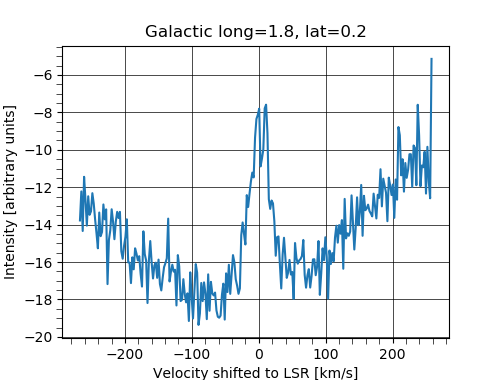
#> input picture FYS/ASTB13/obs3/spectrum_63304.png, 499 x 380 px; its folder holds only this picture in this run
$ python -i lundspectrum_PrintNote.py   (imports and definitions only)
#> lines starting #> are read from the running program, lines starting #| are printed output that depends on the picture
"""Disclaimer to anyone looking at this code. I sincerly apologise for the copy pasting if I haven't fixed it already"""

import os
from os import mkdir
import subprocess
import sys
import imp
import warnings
# [1 line not run here, left out]


packages = ["PySimpleGUI", "numpy", "matplotlib", "astropy","scipy"]

# [8 lines left out: function install, not called in this run]

def check_packages(packages):
    for package in packages:
        install(package)


# [1 line not run here, left out]

import PySimpleGUI as sg
import numpy as np
import matplotlib.pyplot as plt
from matplotlib.backends.backend_tkagg import FigureCanvasTkAgg
from astropy.io import ascii
from scipy import optimize


# [125 lines left out: functions output_gen, poly_mask, salsa_data_reader, draw_figure, drawChart, removecontinuum, not called in this run]

def gaussian(x, height, center, width, offset):
    return height*np.exp(-(x - center)**2/(2*width**2)) + offset

def two_gaussians(x, h1, c1, w1, h2, c2, w2, offset):
    return three_gaussians(x, h1, c1, w1, h2, c2, w2, 0,0,1, offset)

# [17 lines left out: functions three_gaussians, four_gaussians, five_gaussians, not called in this run]


def gauss_plot(data, gauss_params = []):

    _VARS['fig_agg'].get_tk_widget().forget()
    plt.clf()
    _VARS['fig_agg'] = draw_figure(_VARS['window']['figCanvas'].TKCanvas, _VARS['pltFig'])
    plt.plot(data["LSR"], data["Temp"], color='k')

    print("-----Peaks Estimates-----")
    print()
    print()

    if gauss_params[0] is None:
        print("Program has closed")

    elif len(gauss_params)/3 == 1:
        errfunc1 = lambda p, x, y: (gaussian(x, *p) - y) ** 2
        guess1 = [float(gauss_params[0]), float(gauss_params[1]), float(gauss_params[2]), 0]
        optim1, success = optimize.leastsq(errfunc1, guess1[:], args=(data['LSR'], data['Temp']))

        max_vr = optim1[1] + 3 * optim1[2]

        plt.plot(data["LSR"],gaussian(data["LSR"], float(optim1[0]), float(optim1[1]), float(optim1[2]), 0), label="peak 1")
        plt.scatter(max_vr, gaussian(max_vr,optim1[0],optim1[1],optim1[2],0),facecolors='none',edgecolors='r',label="maxV_r"
                                    ,s=60)
        plt.legend()
        plt.xlabel("LSR")
        plt.ylabel("Temperature")
        plt.xticks(np.arange(-300, 300, step=50))

        print("Estimated height for peak 1 = " + str(optim1[0]))
        print("Estimated centre for peak 1 = " + str(optim1[1]))
        print("Estimated std for peak 1 = " + str(optim1[2]))
        print("-------------------------------------------------")
        print("Maximum Probable Velocity = " + str(max_vr))
        txtlst = ['---------------------------------------------------------',
                  "Maximum Probable Velocity = " + str(max_vr),
                  "Estimated std for peak 1 = " + str(optim1[2])]
        with open('out.txt', 'a') as output:
            for i in range(0,len(txtlst)):
                output.write(txtlst[i]+'\n')

    elif len(gauss_params)/3 == 2:
        errfunc2 = lambda p, x, y: (two_gaussians(x, *p) - y) ** 2
        guess2 = [float(gauss_params[0]), float(gauss_params[1]), float(gauss_params[2]),
                  float(gauss_params[3]), float(gauss_params[4]), float(gauss_params[5]), 0]
        optim2, success = optimize.leastsq(errfunc2, guess2[:], args=(data['LSR'], data['Temp']))

        variable_array = np.array([[float(optim2[0]),float(optim2[3])],
                                   [float(optim2[1]),float(optim2[4])],
                                   [float(optim2[2]),float(optim2[5])]])

        max_index = np.where(variable_array[1] == np.max(variable_array[1]))
        max_vr = variable_array[2][max_index] * 3 + variable_array[1][max_index]

        plt.plot(data["LSR"],gaussian(data["LSR"], float(optim2[0]), float(optim2[1]), float(optim2[2]), 0), label="peak 1")
        plt.plot(data["LSR"],gaussian(data["LSR"], float(optim2[3]), float(optim2[4]), float(optim2[5]), 0), label="peak 2")

        plt.scatter(max_vr, gaussian(max_vr, variable_array[0][max_index], variable_array[1][max_index],
                                     variable_array[2][max_index], 0), facecolors='none', edgecolors='r', label="maxV_r"
                                    ,s = 60)

        plt.legend()
        plt.xlabel("LSR")
        plt.ylabel("Temperature")
        plt.xticks(np.arange(-300, 300, step=50))

        print("Estimated height for peak 1 = " + str(optim2[0]))
        print("Estimated centre for peak 1 = " + str(optim2[1]))
        print("Estimated std for peak 1 = " + str(optim2[2]))
        print("-------------------------------------------------")
        print("Estimated height for peak 2 = " + str(optim2[3]))
        print("Estimated centre for peak 2 = " + str(optim2[4]))
        print("Estimated std for peak 2 = " + str(optim2[5]))
        print("-------------------------------------------------")
        print("Maximum Probable Velocity = " + str(max_vr[0]))
        txtlst = ['---------------------------------------------------------',
                  "Maximum Probable Velocity = " + str(max_vr[0]),
                  "Estimated std for peak 1 = " + str(optim2[2]),
                  "Estimated std for peak 2 = " + str(optim2[5])]
        with open('out.txt', 'a') as output:
            for i in range(0,len(txtlst)):
                output.write(txtlst[i]+'\n')

    elif len(gauss_params)/3 == 3:
        errfunc3 = lambda p, x, y: (three_gaussians(x, *p) - y) ** 2
        guess3 = [float(gauss_params[0]), float(gauss_params[1]), float(gauss_params[2]),
                  float(gauss_params[3]), float(gauss_params[4]), float(gauss_params[5]),
                  float(gauss_params[6]), float(gauss_params[7]), float(gauss_params[8]), 0]
        optim3, success = optimize.leastsq(errfunc3, guess3[:], args=(data['LSR'], data['Temp']))

        variable_array = np.array([[float(optim3[0]), float(optim3[3]), float(optim3[6])],
                                   [float(optim3[1]), float(optim3[4]), float(optim3[7])],
                                   [float(optim3[2]), float(optim3[5]), float(optim3[8])]])

        print(variable_array)
        max_index = np.where(variable_array[1] == np.max(variable_array[1]))
        max_vr = variable_array[2][max_index] * 3 + variable_array[1][max_index]

        plt.plot(data["LSR"],gaussian(data["LSR"], float(optim3[0]), float(optim3[1]), float(optim3[2]), 0), label="peak 1")
        plt.plot(data["LSR"],gaussian(data["LSR"], float(optim3[3]), float(optim3[4]), float(optim3[5]), 0), label="peak 2")
        plt.plot(data["LSR"],gaussian(data["LSR"], float(optim3[6]), float(optim3[7]), float(optim3[8]), 0), label="peak 3")
        plt.scatter(max_vr, gaussian(max_vr, variable_array[0][max_index], variable_array[1][max_index],
                                     variable_array[2][max_index], 0), facecolors='none', edgecolors='r', label="maxV_r"
                                    ,s=60)
        plt.legend()
        plt.xlabel("LSR")
        plt.ylabel("Temperature")
        plt.xticks(np.arange(-300, 300, step=50))

        print("Estimated height for peak 1 = " + str(optim3[0]))
        print("Estimated centre for peak 1 = " + str(optim3[1]))
        print("Estimated std for peak 1 = " + str(optim3[2]))
        print("-------------------------------------------------")
        print("Estimated height for peak 2 = " + str(optim3[3]))
        print("Estimated centre for peak 2 = " + str(optim3[4]))
        print("Estimated std for peak 2 = " + str(optim3[5]))
        print("-------------------------------------------------")
        print("Estimated height for peak 3 = " + str(optim3[6]))
        print("Estimated centre for peak 3 = " + str(optim3[7]))
        print("Estimated std for peak 3 = " + str(optim3[8]))
        print("-------------------------------------------------")
        print("Maximum Probable Velocity = " + str(max_vr[0]))

        txtlst = ['---------------------------------------------------------',
                  "Maximum Probable Velocity = " + str(max_vr[0]),
                  "Estimated std for peak 1 = " + str(optim3[2]),
                  "Estimated std for peak 2 = " + str(optim3[5]),
                  "Estimated std for peak 3 = " + str(optim3[8])]
        with open('out.txt', 'a') as output:
            for i in range(0,len(txtlst)):
                output.write(txtlst[i]+'\n')

    elif len(gauss_params)/3 == 4:
        errfunc4 = lambda p, x, y: (four_gaussians(x, *p) - y) ** 2
        guess4 = [float(gauss_params[0]), float(gauss_params[1]), float(gauss_params[2]),
                  float(gauss_params[3]), float(gauss_params[4]), float(gauss_params[5]),
                  float(gauss_params[6]), float(gauss_params[7]), float(gauss_params[8]),
                  float(gauss_params[9]), float(gauss_params[10]), float(gauss_params[11]), 0]
        optim4, success = optimize.leastsq(errfunc4, guess4[:], args=(data['LSR'], data['Temp']))

        variable_array = np.array([[float(optim4[0]), float(optim4[3]), float(optim4[6]), float(optim4[9])],
                                   [float(optim4[1]), float(optim4[4]), float(optim4[7]), float(optim4[10])],
                                   [float(optim4[2]), float(optim4[5]), float(optim4[8]), float(optim4[11])]])

        max_index = np.where(variable_array[1] == np.max(variable_array[1]))
        max_vr = variable_array[2][max_index] * 3 + variable_array[1][max_index]

        plt.plot(data["LSR"],gaussian(data["LSR"], float(optim4[0]), float(optim4[1]), float(optim4[2]), 0), label="peak 1")
        plt.plot(data["LSR"],gaussian(data["LSR"], float(optim4[3]), float(optim4[4]), float(optim4[5]), 0), label="peak 2")
        plt.plot(data["LSR"],gaussian(data["LSR"], float(optim4[6]), float(optim4[7]), float(optim4[8]), 0), label="peak 3")
        plt.plot(data["LSR"],gaussian(data["LSR"], float(optim4[9]), float(optim4[10]), float(optim4[11]), 0), label="peak 4")
        plt.scatter(max_vr, gaussian(max_vr, variable_array[0][max_index], variable_array[1][max_index],
                                     variable_array[2][max_index], 0), facecolors='none', edgecolors='r', label="maxV_r"
                                    ,s=60)
        plt.legend()
        plt.xlabel("LSR")
        plt.ylabel("Temperature")
        plt.xticks(np.arange(-300, 300, step=50))

        print("Estimated height for peak 1 = " + str(optim4[0]))
        print("Estimated centre for peak 1 = " + str(optim4[1]))
        print("Estimated std for peak 1 = " + str(optim4[2]))
        print("-------------------------------------------------")
        print("Estimated height for peak 2 = " + str(optim4[3]))
        print("Estimated centre for peak 2 = " + str(optim4[4]))
        print("Estimated std for peak 2 = " + str(optim4[5]))
        print("-------------------------------------------------")
        print("Estimated height for peak 3 = " + str(optim4[6]))
        print("Estimated centre for peak 3 = " + str(optim4[7]))
        print("Estimated std for peak 3 = " + str(optim4[8]))
        print("-------------------------------------------------")
        print("Estimated height for peak 4 = " + str(optim4[9]))
        print("Estimated centre for peak 4 = " + str(optim4[10]))
        print("Estimated std for peak 4 = " + str(optim4[11]))
        print("-------------------------------------------------")
        print("Maximum Probable Velocity = " + str(max_vr[0]))

        txtlst = ['---------------------------------------------------------',
                  "Maximum Probable Velocity = " + str(max_vr[0]),
                  "Estimated std for peak 1 = " + str(optim4[2]),
                  "Estimated std for peak 2 = " + str(optim4[5]),
                  "Estimated std for peak 3 = " + str(optim4[8]),
                  "Estimated std for peak 3 = " + str(optim4[11])]
        with open('out.txt', 'a') as output:
            for i in range(0,len(txtlst)):
                output.write(txtlst[i]+'\n')

    elif len(gauss_params)/3 == 5:
        errfunc5 = lambda p, x, y: (five_gaussians(x, *p) - y) ** 2
        guess5 = [float(gauss_params[0]), float(gauss_params[1]), float(gauss_params[2]),
                  float(gauss_params[3]), float(gauss_params[4]), float(gauss_params[5]),
                  float(gauss_params[6]), float(gauss_params[7]), float(gauss_params[8]),
                  float(gauss_params[9]), float(gauss_params[10]), float(gauss_params[11]),
                  float(gauss_params[12]), float(gauss_params[13]), float(gauss_params[14]), 0]

        optim5, success = optimize.leastsq(errfunc5, guess5[:], args=(data['LSR'], data['Temp']))

        variable_array = np.array([[float(optim5[0]), float(optim5[3]), float(optim5[6]), float(optim5[9]), float(optim5[12])],
                                   [float(optim5[1]), float(optim5[4]), float(optim5[7]), float(optim5[10]), float(optim5[13])],
                                   [float(optim5[2]), float(optim5[5]), float(optim5[8]), float(optim5[11]), float(optim5[14])]])

        max_index = np.where(variable_array[1] == np.max(variable_array[1]))
        max_vr = variable_array[2][max_index] * 3 + variable_array[1][max_index]


        plt.plot(data["LSR"],gaussian(data["LSR"], float(optim5[0]), float(optim5[1]), float(optim5[2]), 0), label="peak 1")
        plt.plot(data["LSR"],gaussian(data["LSR"], float(optim5[3]), float(optim5[4]), float(optim5[5]), 0), label="peak 2")
        plt.plot(data["LSR"],gaussian(data["LSR"], float(optim5[6]), float(optim5[7]), float(optim5[8]), 0), label="peak 3")
        plt.plot(data["LSR"],gaussian(data["LSR"], float(optim5[9]), float(optim5[10]), float(optim5[11]), 0), label="peak 4")
        plt.plot(data["LSR"],gaussian(data["LSR"], float(optim5[12]), float(optim5[13]), float(optim5[14]), 0),label="peak 5")
        plt.scatter(max_vr, gaussian(max_vr, variable_array[0][max_index], variable_array[1][max_index],
                                     variable_array[2][max_index], 0), facecolors='none', edgecolors='r', label="maxV_r"
                                    ,s=60)

        plt.legend()
        plt.xlabel("LSR")
        plt.ylabel("Temperature")
        plt.xticks(np.arange(-300, 300, step=50))

        print("Estimated height for peak 1 = " + str(optim5[0]))
        print("Estimated centre for peak 1 = " + str(optim5[1]))
        print("Estimated std for peak 1 = " + str(optim5[2]))
        print("-------------------------------------------------")
        print("Estimated height for peak 2 = " + str(optim5[3]))
        print("Estimated centre for peak 2 = " + str(optim5[4]))
        print("Estimated std for peak 2 = " + str(optim5[5]))
        print("-------------------------------------------------")
        print("Estimated height for peak 3 = " + str(optim5[6]))
        print("Estimated centre for peak 3 = " + str(optim5[7]))
        print("Estimated std for peak 3 = " + str(optim5[8]))
        print("-------------------------------------------------")
        print("Estimated height for peak 4 = " + str(optim5[9]))
        print("Estimated centre for peak 4 = " + str(optim5[10]))
        print("Estimated std for peak 4 = " + str(optim5[11]))
        print("-------------------------------------------------")
        print("Estimated height for peak 5 = " + str(optim5[12]))
        print("Estimated centre for peak 5 = " + str(optim5[13]))
        print("Estimated std for peak 5 = " + str(optim5[14]))
        print("-------------------------------------------------")
        print("Maximum Probable Velocity = " + str(max_vr[0]))

        txtlst = ['---------------------------------------------------------',
                  "Maximum Probable Velocity = " + str(max_vr[0]),
                  "Estimated std for peak 1 = " + str(optim5[2]),
                  "Estimated std for peak 2 = " + str(optim5[5]),
                  "Estimated std for peak 3 = " + str(optim5[8]),
                  "Estimated std for peak 3 = " + str(optim5[11]),
                  "Estimated std for peak 3 = " + str(optim5[14])]
        with open('out.txt', 'a') as output:
            for i in range(0,len(txtlst)):
                output.write(txtlst[i]+'\n')


# [142 lines left out: functions gaussian_fit, updateData, updateContinuum, save_files, not called in this run]


def file_selector():
    """Function enables the user to select the txt files that they have downloaded.

        returns:
            """

    layout = [[sg.Text("Choose a file: "),sg.Input(key="-IN2-" ,change_submits=True), sg.FileBrowse(key="-IN-")],
              [sg.Button("Submit")]]

    window = sg.Window("File Window", layout, modal=True)

    while True:
        event, values = window.read()
        if event == sg.WIN_CLOSED:
            break
        elif event == "Submit":
            file = values["-IN-"]
            break
    window.close()

    return file

# \\  -------- PYPLOT -------- //


# \\  -------- PYSIMPLEGUI -------- //
#Current file being used need to write code so the user can input their own
# [1 line that did not run here, left out]

""" Below are the global variable that the GUI controls. Main ones to consider are polydegree and continuum_height."""
# VARS CONSTS:
# [5 lines that did not run here, left out]


# [1 line not run here, left out]


#Setting font parameters
AppFont = 'Any 16'
SliderFont = 'Any 14'
# [1 line not run here, left out]

#Layout features contain all the elements in thee GUI
"""At the moment the gui creates a plot of the data, the height of the continuum, and the polynomial fit of the
continuum that needs to be subtracted. Buttons control wether or not the continuum is removed"""

# [36 lines that did not run here, left out]

# [30 lines not run here, left out]

>>> import cv2
>>> picture = cv2.imread('spectrum_63304.png', cv2.IMREAD_GRAYSCALE)
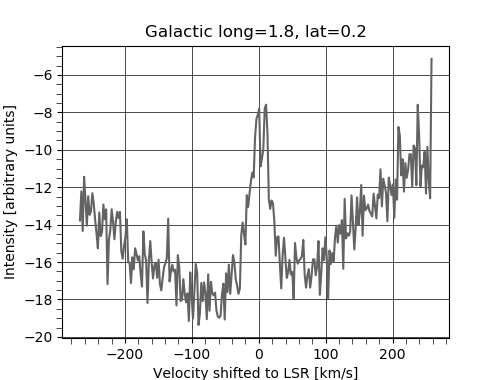
#> picture: shape (380, 499); min 0, max 255, mean 237.7
#> (the run stopped early here; a loop or call above may not have finished)

$ run again, on FYS/ASTB13/obs3/spectrum_63305.png
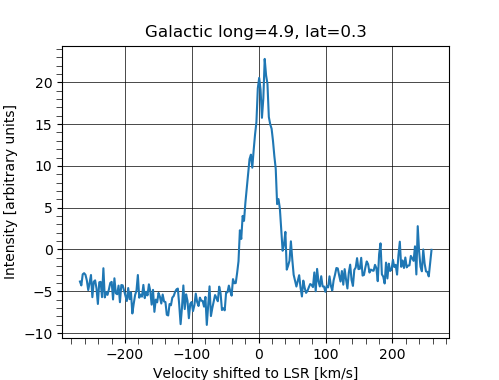
#> input picture FYS/ASTB13/obs3/spectrum_63305.png, 499 x 380 px
#> `picture = cv2.imread('spectrum_63304.png', cv2.IMREAD_GRAYSCALE)`:
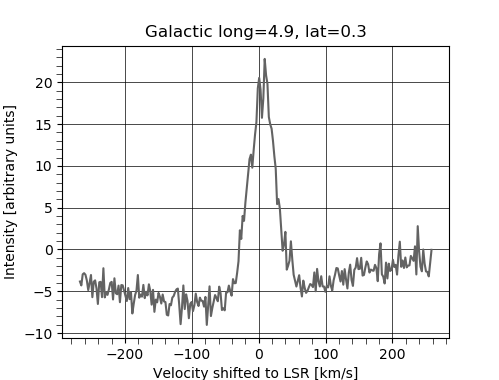
#> picture: shape (380, 499); min 0, max 255, mean 241.6
